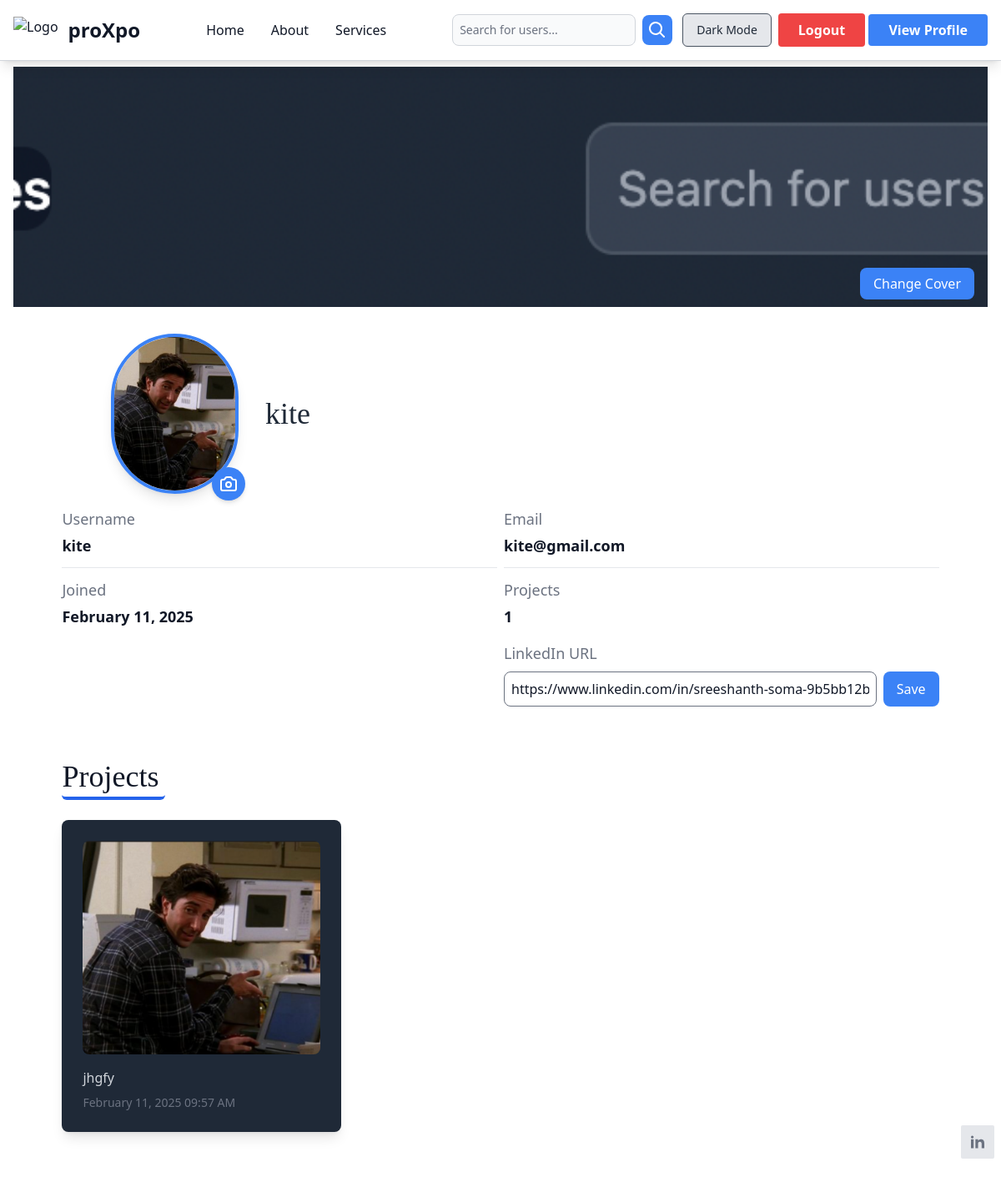
The app's page /tweet/profile/kite/ (signed in), older data.
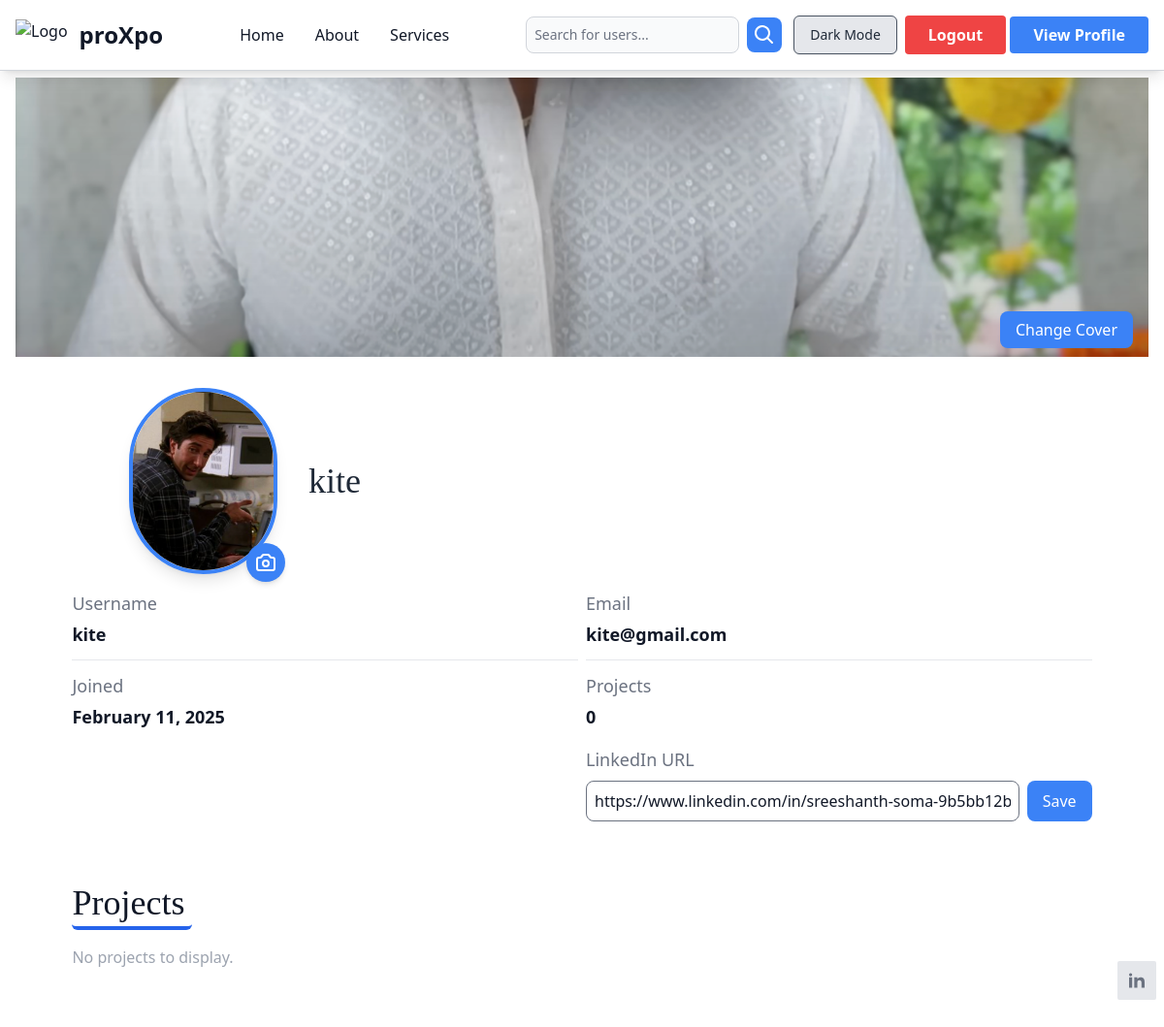
The same page, newer data.
### tweet/models.py (models this page shows, shortened)
class UserProfile(models.Model):
    user = models.OneToOneField(User, on_delete=models.CASCADE, related_name='profile')
    profile_picture = models.ImageField(upload_to='profile_pics/', blank=True, null=True)
    background_picture = models.ImageField(upload_to='background_pics/', blank=True, null=True)
    updated_at = models.DateTimeField(auto_now=True)
    linkedin_url = models.URLField(max_length=255, blank=True, null=True)

class Project(models.Model):
    user = models.ForeignKey(User, on_delete=models.CASCADE)
    name = models.CharField(max_length=255, blank=False, null=False, default="")
    text = models.TextField()
    image = models.ImageField(upload_to='photos/', blank=True, null=True)
    project_type = models.CharField(max_length=50, choices=PROJECT_TYPE_CHOICES, default='Personal Project')  # ← NEW FIELD
    created_at = models.DateTimeField(auto_now_add=True)
    updated_at = models.DateTimeField(auto_now=True)

### tweet/views.py (the view)
# urls.py: path('profile/<str:username>/', views.user_profile, name='user_profile'),
@login_required
def user_profile(request, username):
    user = get_object_or_404(User, username=username)
    profile, created = UserProfile.objects.get_or_create(user=user)
    projects = Project.objects.filter(user=user).order_by('-created_at')
    if request.method == 'POST':
        form = ProfilePictureForm(request.POST, request.FILES, instance=profile)
        if form.is_valid():
            form.save()
            return redirect('user_profile', username=user.username)
    else:
        form = ProfilePictureForm(instance=profile)
    return render(request, 'profile.html', {
        'user': user,
        'profile': profile,
        'projects': projects,
        'form': form,
    })

### tweet/forms.py
class ProfilePictureForm(forms.ModelForm):
    class Meta:
        model = UserProfile
        fields = ['profile_picture', 'background_picture', 'linkedin_url']
        widgets = {
            'linkedin_url': forms.URLInput(attrs={'class': 'w-full p-2 border rounded-lg'})
        }

### tweet/templates/profile.html (shortened to what the changed rows need)
{% extends "layout.html" %}
{% load static %}
{% block content %}
<section class="w-full overflow-hidden dark:bg-gray-900">
    <div class="flex flex-col">
        <div class="relative w-full xl:h-[20rem] lg:h-[18rem] md:h-[16rem] sm:h-[14rem] h-[11rem]">
            {% if profile.background_picture %}
                <img src="{{ profile.background_picture.url }}"
                     alt="Cover"
                     class="w-full h-full object-cover">
            {% else %}
                <img src="{% static "images/defaultcImage.jpg" %}"
                     alt="Default Cover"
                     class="w-full h-full object-cover">
            {% endif %}
            <form method="post" enctype="multipart/form-data" class="absolute bottom-4 right-4">
                {% if request.user.id == profile.user.id %}
                <label for="id_background_picture" class="cursor-pointer bg-blue-500 text-white px-4 py-2 rounded-lg hover:bg-blue-600">
                </label>
                {% endif %}
            </form>
        </div>
        <div class="sm:w-[80%] w-[90%] mx-auto flex items-center mt-8 mb-6">
            <div class="relative">
                {% if profile.profile_picture %}
                    <img src="{{ profile.profile_picture.url }}"
                        alt="Profile"
                        class="rounded-full lg:w-[12rem] lg:h-[12rem] md:w-[10rem] md:h-[10rem] sm:w-[8rem] sm:h-[8rem] w-[7rem] h-[7rem] object-cover border-4 border-blue-500 shadow-lg">
                {% else %}
                    <img src= "{% static "images/defaultProfile.png" %}"
                        alt="Default Profile"
                        class="rounded-full lg:w-[12rem] lg:h-[12rem] md:w-[10rem] md:h-[10rem] sm:w-[8rem] sm:h-[8rem] w-[7rem] h-[7rem] object-cover border-4 border-blue-500 shadow-lg">
                {% endif %}
                {% if request.user.id == profile.user.id %}
                <form method="post" enctype="multipart/form-data" class="absolute -bottom-2 -right-2">
                    <label for="id_profile_picture" class="cursor-pointer bg-blue-500 text-white p-2 rounded-full hover:bg-blue-600 shadow-md flex items-center justify-center w-10 h-10">
                    </label>
                </form>
                {%endif%}
            </div>
            <h1 class="w-full text-left my-4 sm:mx-4 pl-4 text-gray-800 dark:text-white lg:text-4xl md:text-3xl sm:text-3xl text-xl font-serif">
                {{ user.username }}
            </h1>
        </div>
        <div class="xl:w-[80%] lg:w-[90%] md:w-[90%] sm:w-[92%] w-[90%] mx-auto flex flex-col gap-4 items-center relative lg:-top-8 md:-top-6 -top-4">
            <div class="w-full my-auto py-6 flex flex-col justify-center gap-2">
                <div class="w-full flex sm:flex-row flex-col gap-2 justify-center">
                    <div class="w-full">
                        <dl class="text-gray-900 divide-y divide-gray-200 dark:text-white dark:divide-gray-700">
                            <div class="flex flex-col pt-3">
                                <dt class="mb-1 text-gray-500 md:text-lg dark:text-gray-400">Projects</dt>
                                <dd class="text-lg font-semibold">{{ projects.count }}</dd>
                            </div>
                        </dl>
                        {% if request.user.id == profile.user.id %}
                            <form method="post" enctype="multipart/form-data" class="mt-4">
                                <div class="flex flex-col gap-2">
                                    <label class="text-gray-500 md:text-lg dark:text-gray-400">LinkedIn URL</label>
                                    <div class="flex gap-2">
                                        <input type="url" name="linkedin_url"
                                            value="{{ profile.linkedin_url|default:'' }}"
                                            class="w-full p-2 border rounded-lg dark:bg-gray-700 dark:border-gray-600"
                                            placeholder="https://linkedin.com/in/your-profile">
                                        <button type="submit" class="bg-blue-500 text-white px-4 py-2 rounded-lg hover:bg-blue-600">
                                            Save
                                        </button>
                                    </div>
                                </div>
                            </form>
                        {% endif %}
                    </div>
                </div>
                <div class="my-10 w-full">
                    <h1 class="w-fit font-serif my-4 pb-1 pr-2 rounded-b-md border-b-4 border-blue-600 dark:border-yellow-600 dark:text-white lg:text-4xl md:text-3xl text-xl">
                        Projects
                    </h1>
                    {% if projects %}
                    <div class="grid grid-cols-1 sm:grid-cols-2 lg:grid-cols-3 gap-6 mt-6">
                        {% for project in projects %}
                        <a href="{% url 'index' project.id %}" class="block">
                            <div class="bg-gray-800 text-white rounded-lg shadow-lg p-6 border border-transparent hover:border-yellow-300 transition duration-300">
                                {% if project.image %}
                                <img src="{{ project.image.url }}"
                                     alt="Project Image"
                                     class="w-full h-64 object-cover rounded-lg mb-4">
                                {% endif %}
                                <p class="text-gray-300">{{ project.text }}</p>
                                <p class="text-sm text-gray-500 mt-2">
                                    {{ project.created_at|date:"F d, Y h:i A" }}
                                </p>
                            </div>
                        </a>
                        {% endfor %}
                    </div>
                    {% else %}
                    <p class="text-gray-400 mt-4">No projects to display.</p>
                    {% endif %}
                </div>
            </div>
        </div>
    </div>
</section>
{% endblock %}

Row changes from the older to the newer data that the page shows:
removed Project: image (picture), text "jhgfy", created_at "February 11, 2025 09:57 AM"
changed UserProfile "https://www.linkedin.com/in/sreeshanth-soma-9b5bb12b3/": background_picture: a different picture
Text that changed along with them:
{{ projects.count }}: "1" → "0"
text now shown: "No projects to display."
